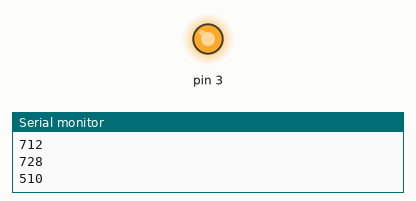
A sketch run on a simulated Arduino Uno, built with avr-gcc and run on an emulated ATmega328P. Shown: output pins drawn as LEDs (lit = HIGH), the last lines printed to the serial monitor. Random numbers use the default seed unless the sketch sets one.

Above: at 0.15 s.
At 11.1 s:
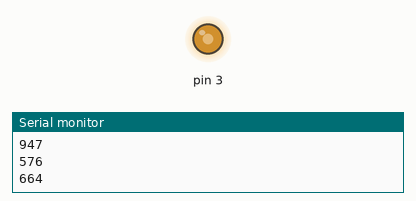
At 19.55 s:
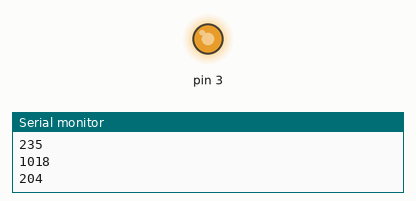
At 39.2 s:
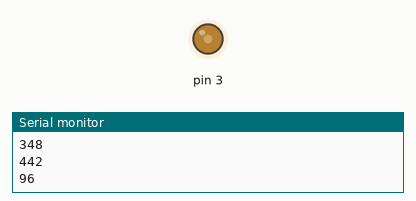
Timing chart, 0 to 40.0 s (numbered marks = the images above):
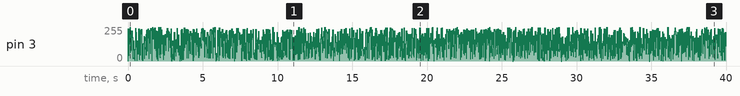

The sketch:

noisy_data_01.ino
```cpp
/* Noisy data
Let's simulate noisy data.
LED in pin 3

*/


int R;

void setup() {
  pinMode(A0, INPUT);
  pinMode(3,OUTPUT);
  Serial.begin(9600);
}

void loop() {
  R = random(1024);
  Serial.println(R);
  analogWrite(3, R);
  delay(20);
}
```
